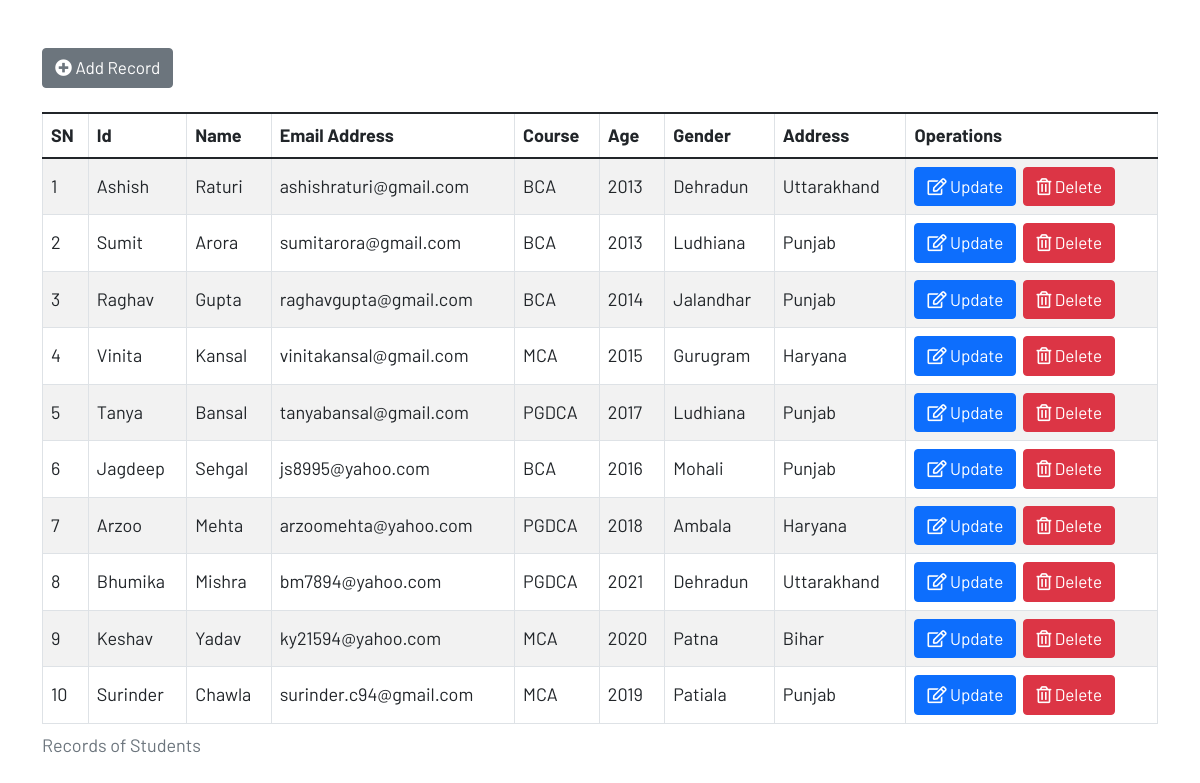
The page / on the database its author committed.
### tables this page shows
CREATE TABLE `students` (
  `id` int(6) NOT NULL,
  `firstname` varchar(30) NOT NULL,
  `lastname` varchar(30) NOT NULL,
  `email` varchar(70) NOT NULL,
  `course` varchar(30) NOT NULL,
  `age` int(4) NOT NULL,
  `gender` varchar(20) NOT NULL,
  `address` varchar(20) NOT NULL
);

### index.php (the view, shortened to what this page needs)
<!DOCTYPE html>
<html lang="en">
<head>
    <link rel="stylesheet" href="https://cdnjs.cloudflare.com/ajax/libs/font-awesome/5.15.4/css/all.min.css" />
    <link href="https://cdn.jsdelivr.net/npm/bootstrap@5.1.3/dist/css/bootstrap.min.css" rel="stylesheet">
    <link href="style.css" rel="stylesheet">
</head>
<body>
    <div class="container mt-5">
        <a href="create.php" class="btn btn-secondary"><i class="fas fa-plus-circle"></i> Add Record</a>
        <table class="table table-bordered table-striped mt-4">
            <caption>Records of Students</caption>
            <thead>
                <tr>
                    <th>SN</th>
                    <th>Id</th>
                    <th>Name</th>
                    <th>Email Address</th>
                    <th>Course</th>
                    <th>Age</th>
                    <th>Gender</th>
                    <th>Address</th>
                    <th>Operations</th>
                </tr>
            </thead>
            <tbody>
                <?php
                include 'db_connection.php';
                $sql = "SELECT * FROM students";
                $result = mysqli_query($conn, $sql);
                $records = mysqli_num_rows($result);
                if ($records > 0) {
                    $row = mysqli_fetch_all($result, MYSQLI_ASSOC);
                    $count = 1;
                    foreach ($row as $row) { ?>
                        <tr>
                            <td><?= $count++; ?></td>
                            <td class="text-capitalize"><?= $row["firstname"]; ?></td>
                            <td class="text-capitalize"><?= $row["lastname"]; ?></td>
                            <td><?= $row["email"]; ?></td>
                            <td class="text-uppercase"><?= $row["course"]; ?></td>
                            <td><?= $row["age"]; ?></td>
                            <td class="text-capitalize"><?= $row["gender"]; ?></td>
                            <td class="text-capitalize"><?= $row["address"]; ?></td>
                            <td>
                                <a href="update.php?id=<?= $row['id']; ?>" class="btn btn-primary"><i class="far fa-edit"></i> Update</a>&nbsp;
                                <a href="delete.php?id=<?= $row["id"]; ?>" class=" btn btn-danger" onclick="return checkDelete();"><i class="far fa-trash-alt"></i> Delete</a>
                            </td>
                        </tr>
                <?php
                    }
                }
                ?>
            </tbody>
        </table>
    </div>
</body>
</html>

### style.css (style rules this page uses)
body { font-size: 18px; font-family: 'Barlow', sans-serif; }
table>tbody>tr>td { vertical-align: middle; }
.form-control, .btn { font-size: 17px; }

### rows shown on the page
students: firstname "Ashish", lastname "Raturi", email "ashishraturi@gmail.com", course "BCA", age "2013", gender "Dehradun", address "Uttarakhand"
students: firstname "Sumit", lastname "Arora", email "sumitarora@gmail.com", course "BCA", age "2013", gender "Ludhiana", address "Punjab"
students: firstname "Raghav", lastname "Gupta", email "raghavgupta@gmail.com", course "BCA", age "2014", gender "Jalandhar", address "Punjab"
students: firstname "Vinita", lastname "Kansal", email "vinitakansal@gmail.com", course "MCA", age "2015", gender "Gurugram", address "Haryana"
students: firstname "Tanya", lastname "Bansal", email "tanyabansal@gmail.com", course "PGDCA", age "2017", gender "Ludhiana", address "Punjab"
students: firstname "Jagdeep", lastname "Sehgal", email "js8995@yahoo.com", course "BCA", age "2016", gender "Mohali", address "Punjab"
students: firstname "Arzoo", lastname "Mehta", email "arzoomehta@yahoo.com", course "PGDCA", age "2018", gender "Ambala", address "Haryana"
students: firstname "Bhumika", lastname "Mishra", email "bm7894@yahoo.com", course "PGDCA", age "2021", gender "Dehradun", address "Uttarakhand"
students: firstname "Keshav", lastname "Yadav", email "ky21594@yahoo.com", course "MCA", age "2020", gender "Patna", address "Bihar"
students: firstname "Surinder", lastname "Chawla", email "surinder.c94@gmail.com", course "MCA", age "2019", gender "Patiala", address "Punjab"
